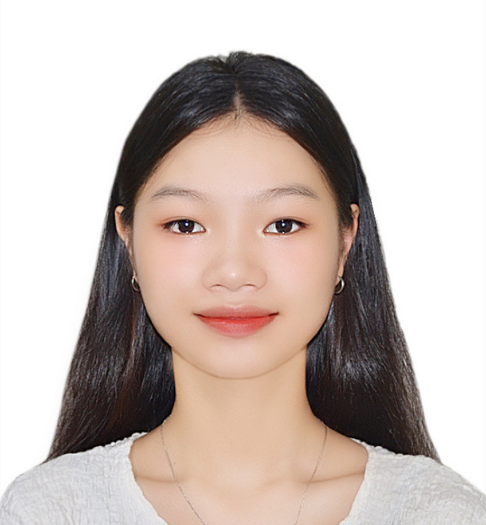
#> input picture assets/avaTH-cv.png, 486 x 525 px, given in place of Bản sao của VAN THI THU HUONG _ Resume.png, which was not available
$ python cutout-portrait.py
#> lines starting #> are read from the running program, lines starting #| are printed output that depends on the picture; after the words box and inside, x2 and y2 are one past the last pixel; in counts of white or black regions, pixels touching at a corner belong together; pictures that were not available may be replaced by others from this repository, and a replacement may not be noted
"""Cut the studio-white background off the portrait.

The Canva export sits on a perfectly uniform #FFFFFF field (std 0 across the
sampled corners), and the sweater she is wearing reads 211-219 - far enough from
white that a flood fill seeded on the border cannot eat into it. Flood fill
rather than a plain threshold because the highlights on skin and knitwear are
bright, and a threshold would punch holes in them.
"""
import io
from collections import deque

import numpy as np
from PIL import Image, ImageFilter

SRC = r'C:/Users/dangk/Downloads/Bản sao của VAN THI THU HUONG _ Resume.png'
FRAME = 2          # the export draws a 2px page border
NEAR_WHITE = 246   # every channel at or above this counts as background
SQUARE_TOP = 35    # ~9% headroom above the hairline


def flood_background(rgb):
    h, w, _ = rgb.shape
    white = (rgb >= NEAR_WHITE).all(axis=2)
    seen = np.zeros((h, w), dtype=bool)
    q = deque()

    for x in range(w):
        for y in (0, h - 1):
            if white[y, x] and not seen[y, x]:
                seen[y, x] = True
                q.append((y, x))
    for y in range(h):
        for x in (0, w - 1):
            if white[y, x] and not seen[y, x]:
                seen[y, x] = True
                q.append((y, x))

    while q:
        y, x = q.popleft()
        for dy, dx in ((1, 0), (-1, 0), (0, 1), (0, -1)):
            ny, nx = y + dy, x + dx
            if 0 <= ny < h and 0 <= nx < w and white[ny, nx] and not seen[ny, nx]:
                seen[ny, nx] = True
                q.append((ny, nx))
    return seen


def build(out_path, top, size):
#> called with out_path = 'assets/avaTH-portrait.png', top = 35, size = 486
    src = Image.open(SRC).convert('RGB')
#> src is the input picture: PIL image 486x525 RGB; mean R, G, B 199.4, 186.8, 180.9
    inner = src.crop((FRAME, FRAME, src.width - FRAME, src.height - FRAME))
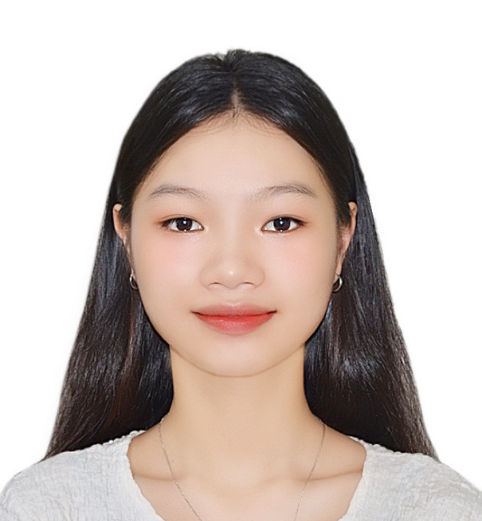
#> inner: PIL image 482x521 RGB; mean R, G, B 198.7, 186, 180
    rgb = np.array(inner)

    bg = flood_background(rgb)
#> in flood_background, `white = (rgb >= NEAR_WHITE).all(axis=2)`:
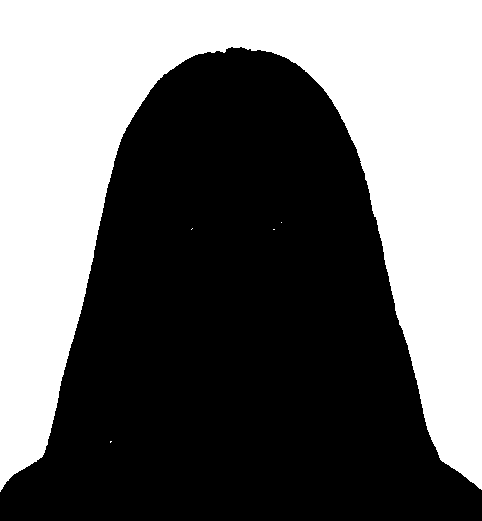
#> white: shape (521, 482) bool; 42.7% white; 5 white regions (4 under 20 px), largest, box (x1, y1, x2, y2) and area: (0, 0, 482, 492) 107304
#> after the loop in flood_background, `for x in range(w):`:
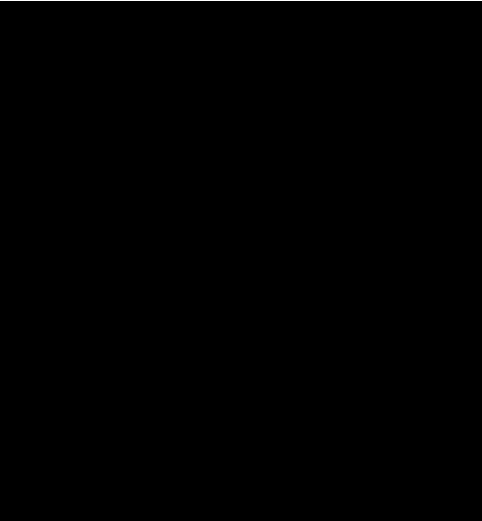
#> seen: shape (521, 482) bool; 0.19% white in thin lines or dots, all inside (x1, y1, x2, y2) = (0, 0, 482, 1)
#> after the loop in flood_background, `for y in range(h):`:
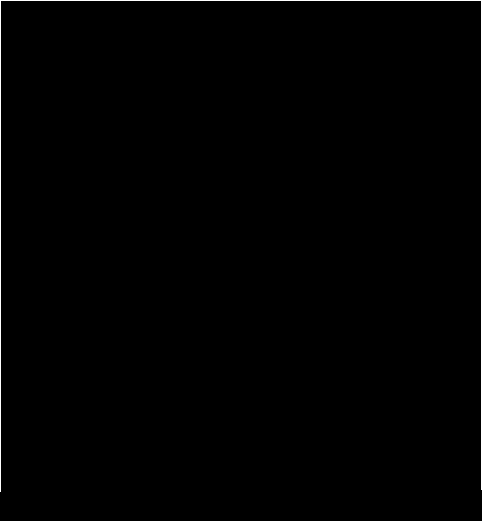
#> seen: shape (521, 482) bool; 0.58% white in thin lines or dots
#> after the loop in flood_background, `while q:`: seen: shape (521, 482) bool; 42.7% white; 1 white region, box (x1, y1, x2, y2) and area: (0, 0, 482, 492) 107304
    alpha = np.where(bg, 0, 255).astype(np.uint8)
    a_img = Image.fromarray(alpha, mode='L')

    # Pull the matte in by a pixel so the white the export anti-aliased into the
    # hair does not survive as a bright fringe on a dark page, then soften the
    # cut so the edge is not a staircase.
    a_img = a_img.filter(ImageFilter.MinFilter(3))
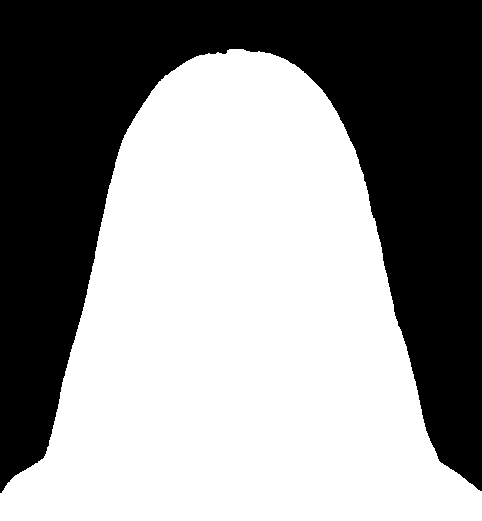
#> a_img: PIL image 482x521 L; 56.7% white; 1 black region, box (x1, y1, x2, y2) and area: (0, 0, 482, 493) 108687
    a_img = a_img.filter(ImageFilter.GaussianBlur(0.8))

    cut = inner.convert('RGBA')
    cut.putalpha(a_img)
    cut = cut.crop((0, top, inner.width, top + size))
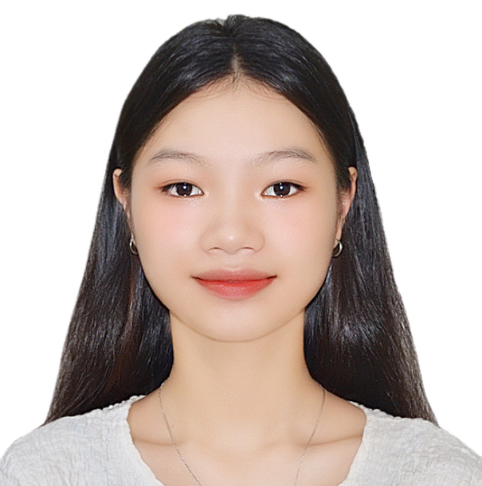
#> cut: PIL image 482x486 RGBA; mean R, G, B, A 194.7, 181, 174.6, 155.1; transparent parts drawn white
    cut.save(out_path, optimize=True)

    a = np.array(cut)[:, :, 3]
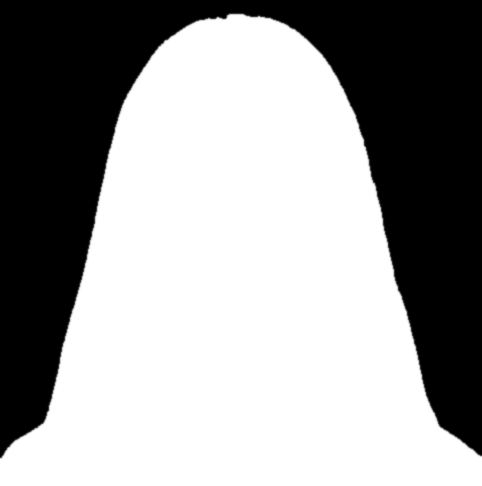
#> a: shape (486, 482); min 0, max 255, mean 155.1
    print(f'{out_path}: {cut.size}, transparent {round((a == 0).mean() * 100, 1)}% '
          f'/ partial {round(((a > 0) & (a < 255)).mean() * 100, 1)}%')
#| assets/avaTH-portrait.png: (482, 486), transparent 38.2% / partial 2.0%
    return cut


def proof(square, out_path):
    """Side by side over the site background and over white.

    A cut-out that looks clean on white can still show a bright fringe on a dark
    page, which is the case that matters here — check this before committing.
    """
    sheet = Image.new('RGB', (square.width * 2 + 60, square.height + 40), (9, 13, 20))
    sheet.paste(square, (20, 20), square)
    on_white = Image.new('RGBA', square.size, (255, 255, 255, 255))
    on_white.alpha_composite(square)
    sheet.paste(on_white.convert('RGB'), (square.width + 40, 20))
    sheet.save(out_path)
    print('proof sheet:', out_path)


if __name__ == '__main__':
    import sys

    if len(sys.argv) > 1:
        SRC = sys.argv[1]
    square = build('assets/avaTH-portrait.png', SQUARE_TOP, 486)
    if '--proof' in sys.argv:
        proof(square, 'cutout-proof.png')

$ run again, on assets/avaTH.png
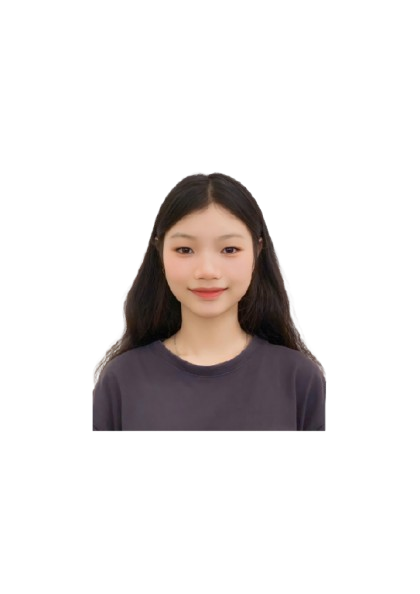
#> input picture assets/avaTH.png, 420 x 594 px
#> in flood_background, `white = (rgb >= NEAR_WHITE).all(axis=2)`:
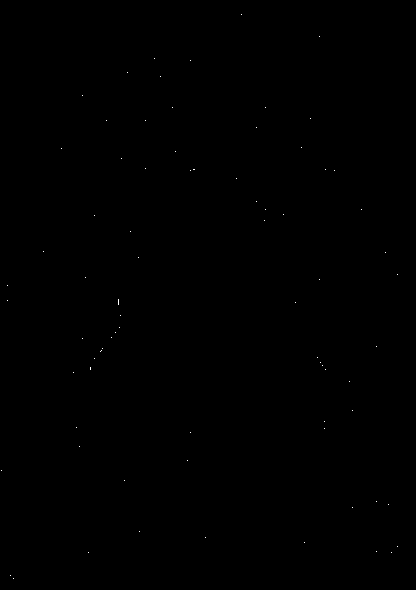
#> white: shape (590, 416) bool; 0.04% white in thin lines or dots
#> alpha: shape (590, 416); every value is 255
#> in build, `cut = cut.crop((0, top, inner.width, top + size))`:
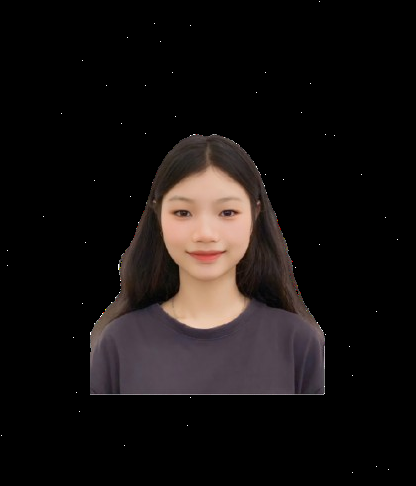
#> cut: PIL image 416x486 RGBA; mean R, G, B, A 22, 17.7, 16.8, 255
#> a: shape (486, 416); every value is 255
#| assets/avaTH-portrait.png: (416, 486), transparent 0.0% / partial 0.0%
